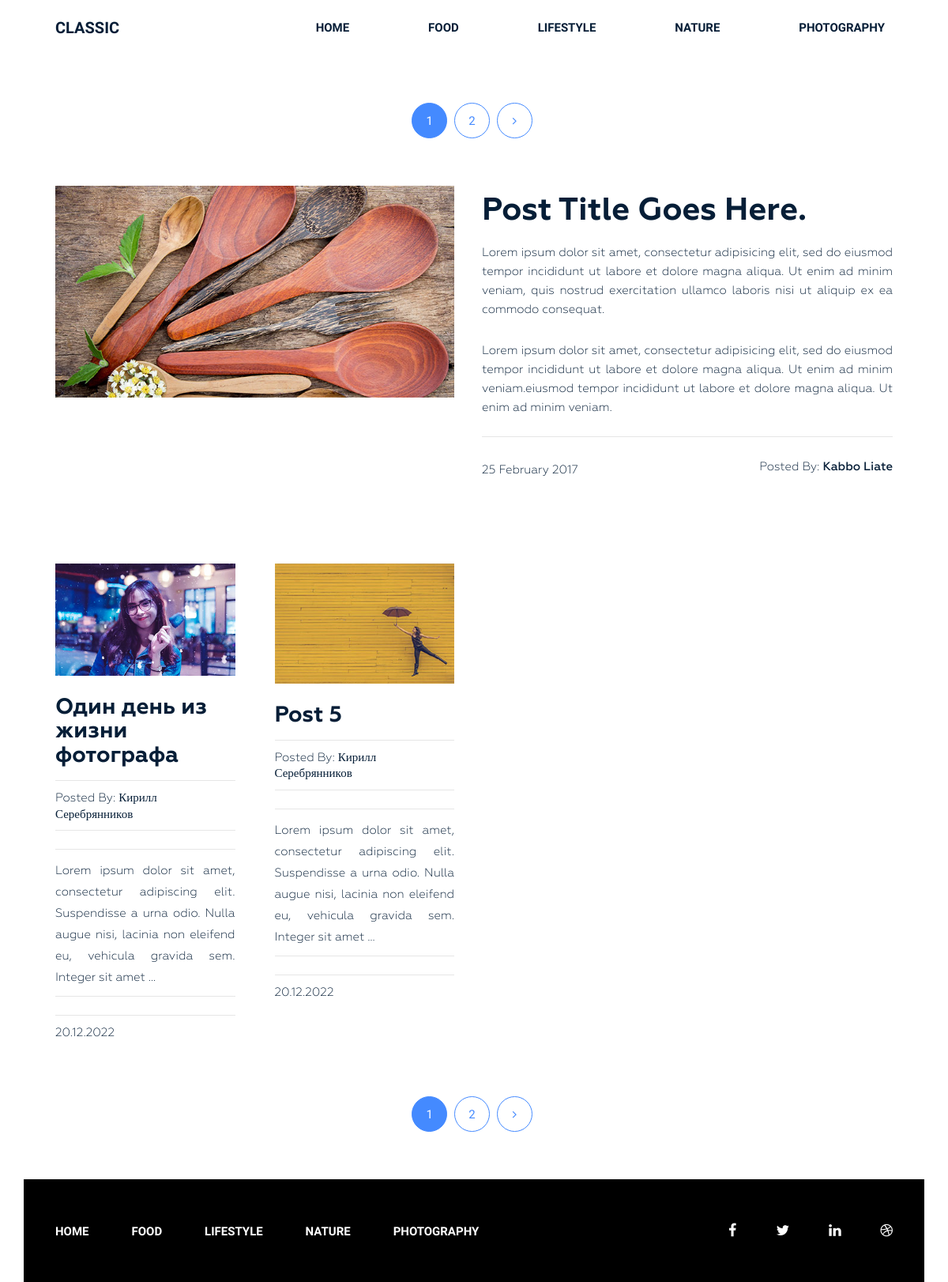
Before: /tag/programming/ with the older database file.
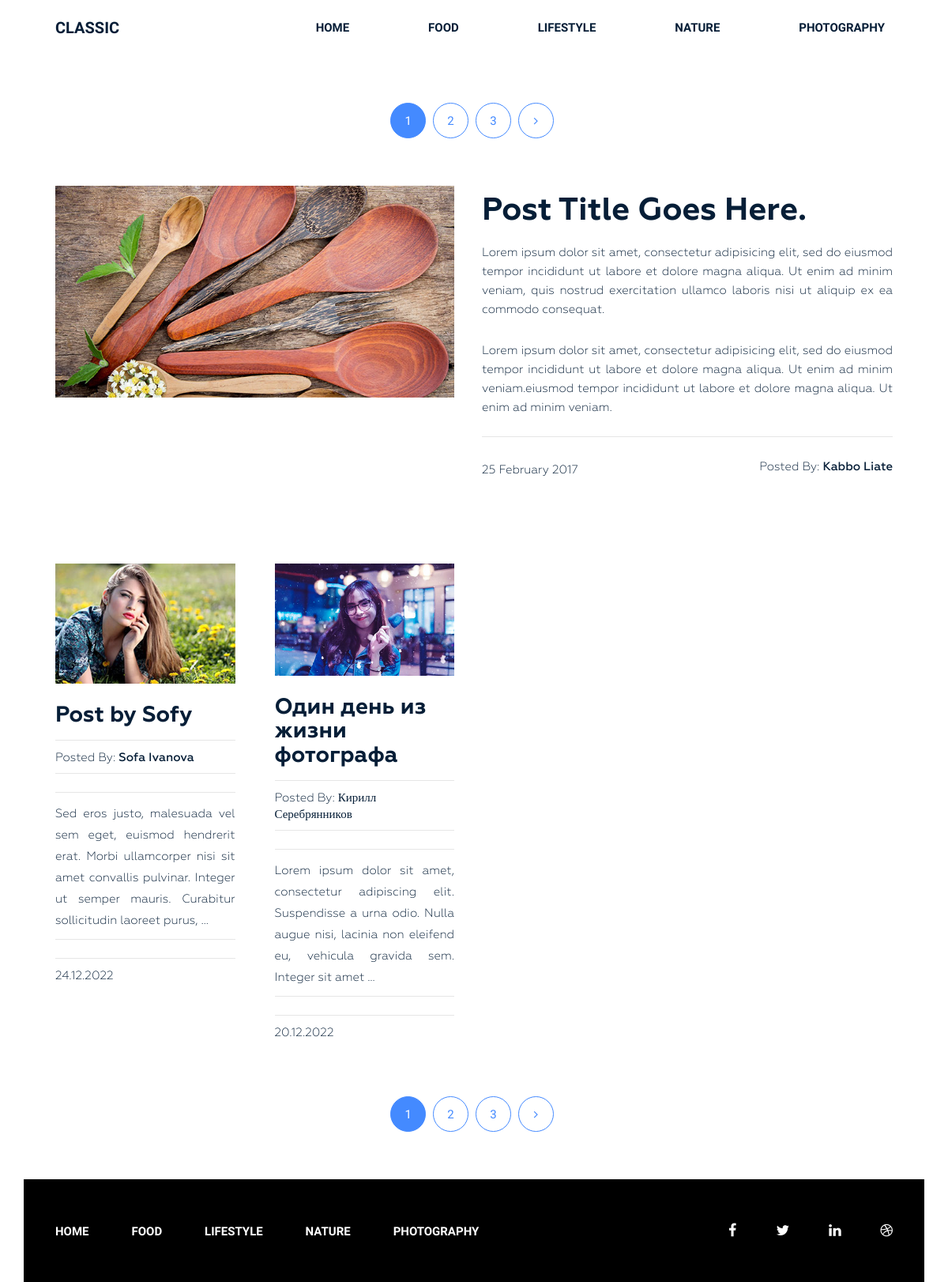
After: the same page with the newer database file.
### siteblog/models.py (models this page shows, shortened)
class Category(models.Model):
    title = models.CharField(max_length=255)
    slug = models.SlugField(max_length=255, verbose_name='URL', unique=True)
    def get_absolute_url(self):
        return reverse('category', kwargs={'slug': self.slug})
    class Meta:
        ordering = ['title']

class Post(models.Model):
    title = models.CharField(max_length=255, verbose_name='Post', )
    slug = models.SlugField(max_length=255, verbose_name='URL', unique=True)
    author = models.CharField(max_length=100)
    content = models.TextField(blank=True)
    created_at = models.DateField(auto_now_add=True, verbose_name='Published')
    photo = models.ImageField(upload_to='photos/%Y/%m/%d/', blank=True)
    views = models.IntegerField(default=0, verbose_name='Count views')
    category = models.ForeignKey(Category, on_delete=models.PROTECT, related_name='posts')
    tags = models.ManyToManyField(Tag, blank=True, related_name='posts')
    def get_absolute_url(self):
        return reverse('post', kwargs={'slug': self.slug})
    class Meta:
        ordering = ['-created_at']

### siteblog/views.py (the view)
# urls.py: path('tag/<str:slug>/', PostByTag.as_view(), name='tag'),
class PostByTag(ListView):
    template_name = 'blog/posts.html'
    context_object_name = 'post'
    paginate_by = 2
    allow_empty = False
    def get_queryset(self):
        return Post.objects.filter(tags__slug=self.kwargs['slug'])
    def get_context_data(self, *, object_list=None, **kwargs):
        context = super().get_context_data(**kwargs)
        context['title'] = "Tag: " + str(Tag.objects.get(slug=self.kwargs['slug']))
        return context

### siteblog/models.py (called while the page is built)
    def __str__(self):
        return self.title

### siteblog/templatetags/menu.py (called while the page is built)
@register.inclusion_tag('blog/menu_tpl.html')
def show_menu(menu_class='menu'):
    categories = Category.objects.all()
    return {'categories': categories, 'menu_class': menu_class}

### siteblog/templates/blog/posts.html (shortened to what this page needs)
{% extends 'base.html' %}
{% load static %}
      {% block container %}
        <section class="blog-post-area">
            {% include 'inc/_pagination.html' %}
            <div class="container">
                <div class="row">
                    <div class="blog-post-area-style">
                            <div class="col-md-12">
                                <div class="single-post-big">
                                    <div class="big-image">
                                        <img src="{% static 'img/post-image1.jpg' %}" alt="">
                                    </div>
                                    <div class="big-text">
                                        <h3><a href="#">Post Title Goes Here.</a></h3>
                                        <p>Lorem ipsum dolor sit amet, consectetur adipisicing elit, sed do eiusmod tempor incididunt ut labore et dolore magna aliqua. Ut enim ad minim veniam, quis nostrud exercitation ullamco laboris nisi ut aliquip ex ea commodo consequat.</p>
                                        <p>Lorem ipsum dolor sit amet, consectetur adipisicing elit, sed do eiusmod tempor incididunt ut labore et dolore magna aliqua. Ut enim ad minim veniam.eiusmod tempor incididunt ut labore et dolore magna aliqua. Ut enim ad minim veniam.</p>
                                        <h4><span class="date">25 February 2017</span><span class="author">Posted By: <span class="author-name">Kabbo Liate</span></span>
                                        </h4>
                                    </div>
                                </div>
                            </div>
                               {% for item in post %}
                            <div class="col-md-3">
                                <div class="single-post">
                                    <img src="{{ item.photo.url }}" alt="">
                                    <h3><a href="{{ item.get_absolute_url }}">{{ item.title }}</a></h3>
                                    <h4><span>Posted By: <span class="author-name">{{ item.author }}</span></span>
                                    </h4>
                                    <p>{{ item.content|truncatewords_html:25|safe }}</p>
                                    <h4><span>{{ item.created_at|date:"d.m.Y" }}</span></h4>
                                </div>
                            </div>
                        {% endfor %}
                    </div>
                </div>
            </div>
            {% include 'inc/_pagination.html' %}
        </section>
      {% endblock container %}

### siteblog/templates/blog/menu_tpl.html
<div class="{{ menu_class }}">
    <ul>
        <li><a href="{% url  'home' %}">Home</a></li>
        {% for item in categories %}
        <li><a href="{{ item.get_absolute_url }}">{{ item.title }}</a></li>
        {% endfor %}
    </ul>
</div>

Changed rows visible on the page:
no longer on this page (row edited): Post: photo (picture), title "Post 5", author "Кирилл Серебрянников", content "Lorem ipsum dolor sit amet, consectetur adipiscing elit. Suspendisse a urna odio. Nulla augue nisi, lacinia non eleifend eu, vehicula gravida sem. Integer sit amet …", created_at "20.12.2022"
added Post: photo (picture), title "Post by Sofy", author "Sofa Ivanova", content "Sed eros justo, malesuada vel sem eget, euismod hendrerit erat. Morbi ullamcorper nisi sit amet convallis pulvinar. Integer ut semper mauris. Curabitur sollicitudin laoreet purus, …", created_at "24.12.2022"
Other visible differences:
new list line: "3"
